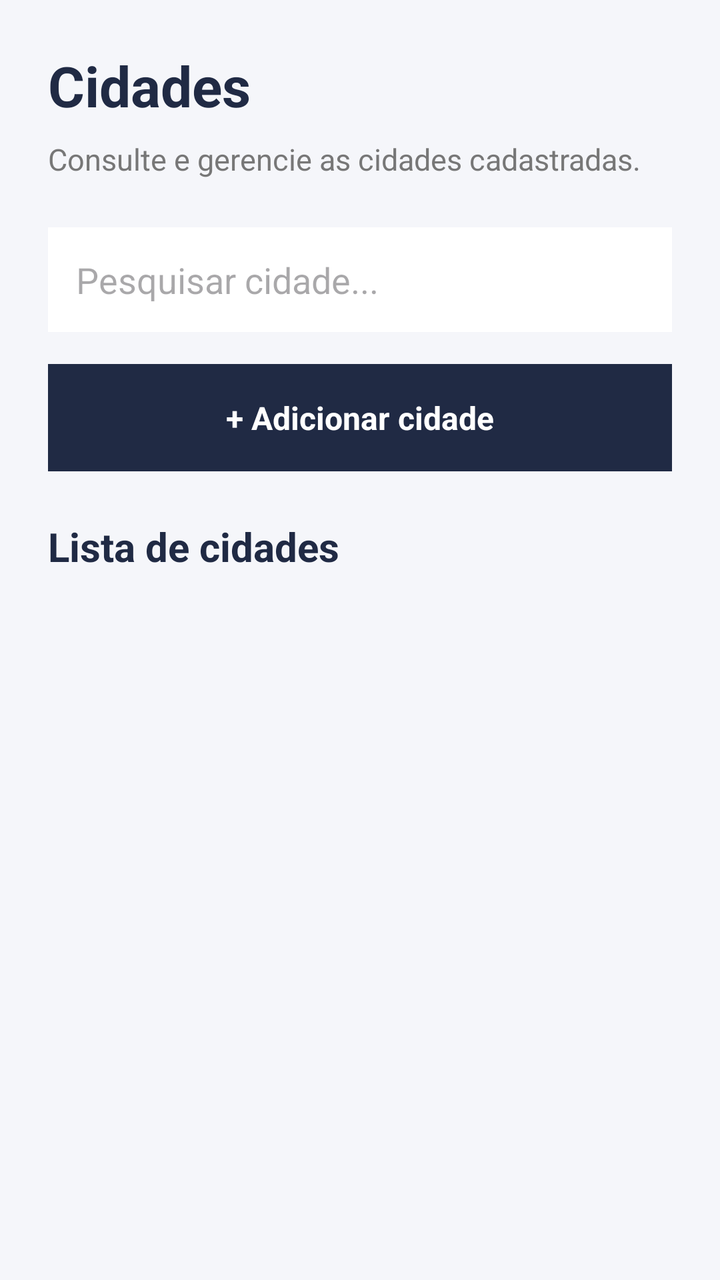
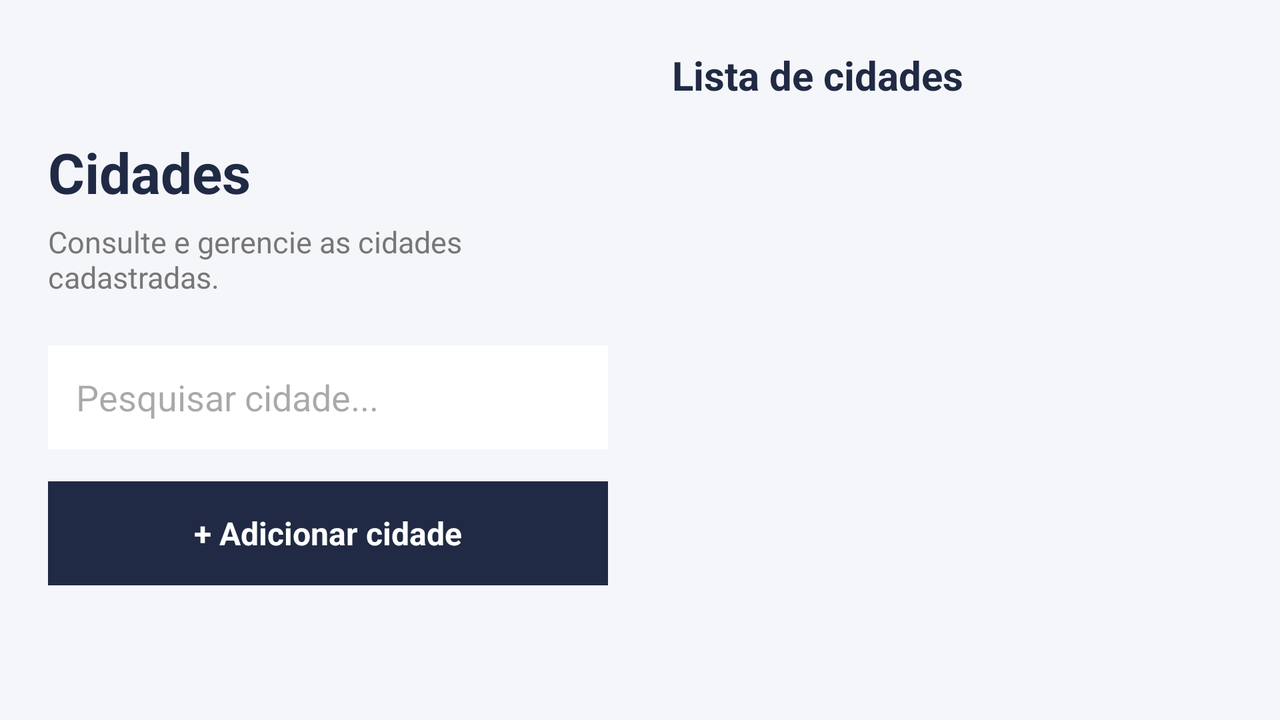

One screen, two layout resources from the same app: the default and the repository's alternative for another configuration. Each is rendered where Android would select it; the XML of both is given below.
<!-- AndroidManifest.xml: application theme Theme.Androidcarros -->
<!-- res/layout/activity_cidades.xml -->
<?xml version="1.0" encoding="utf-8"?>
<LinearLayout xmlns:android="http://schemas.android.com/apk/res/android"
    android:layout_width="match_parent"
    android:layout_height="match_parent"
    android:orientation="vertical"
    android:background="#F5F6FA"
    android:padding="24dp">

    <TextView
        android:layout_width="match_parent"
        android:layout_height="wrap_content"
        android:text="@string/titulo_cidades"
        android:textColor="#202A44"
        android:textSize="28sp"
        android:textStyle="bold" />

    <TextView
        android:layout_width="match_parent"
        android:layout_height="wrap_content"
        android:layout_marginTop="8dp"
        android:text="@string/subtitulo_cidades"
        android:textColor="#777777"
        android:textSize="15sp" />

    <EditText
        android:id="@+id/pesquisaCidade"
        android:layout_width="match_parent"
        android:layout_height="wrap_content"
        android:layout_marginTop="24dp"
        android:hint="@string/pesquisar_cidades"
        android:inputType="text"
        android:padding="14dp"
        android:background="#FFFFFF" />

    <TextView
        android:id="@+id/adicionarCidade"
        android:layout_width="match_parent"
        android:layout_height="wrap_content"
        android:layout_marginTop="16dp"
        android:background="#202A44"
        android:gravity="center"
        android:padding="16dp"
        android:text="@string/adicionar_cidade"
        android:textColor="#FFFFFF"
        android:textSize="16sp"
        android:textStyle="bold" />

    <TextView
        android:layout_width="match_parent"
        android:layout_height="wrap_content"
        android:layout_marginTop="24dp"
        android:layout_marginBottom="12dp"
        android:text="@string/lista_cidades"
        android:textColor="#202A44"
        android:textSize="20sp"
        android:textStyle="bold" />

    <ListView
        android:id="@+id/listCidades"
        android:layout_width="match_parent"
        android:layout_height="0dp"
        android:layout_weight="1"
        android:divider="@android:color/transparent"
        android:dividerHeight="8dp" />

    <TextView
        android:id="@+id/textoVazio"
        android:layout_width="match_parent"
        android:layout_height="120dp"
        android:background="#FFFFFF"
        android:gravity="center"
        android:padding="16dp"
        android:text="@string/nenhuma_cidade"
        android:textColor="#777777"
        android:textSize="15sp"
        android:visibility="gone" />

</LinearLayout>
<!-- resources referenced by this layout -->
<resources>
  <string name="adicionar_cidade">+ Adicionar cidade</string>
  <string name="lista_cidades">Lista de cidades</string>
  <string name="nenhuma_cidade">As cidades cadastradas aparecerão aqui.</string>
  <string name="pesquisar_cidades">Pesquisar cidade...</string>
  <string name="subtitulo_cidades">Consulte e gerencie as cidades cadastradas.</string>
  <string name="titulo_cidades">Cidades</string>
  <style name="Theme.Androidcarros" parent="Base.Theme.Androidcarros" />
  <style name="Base.Theme.Androidcarros" parent="Theme.Material3.DayNight.NoActionBar">
          
          
      </style>
</resources>
<!-- res/layout-land/activity_cidades.xml (the repository's variant of the layout above) -->
<!-- drawn on the phone turned sideways -->
<?xml version="1.0" encoding="utf-8"?>
<LinearLayout xmlns:android="http://schemas.android.com/apk/res/android"
    android:layout_width="match_parent"
    android:layout_height="match_parent"
    android:orientation="horizontal"
    android:background="#F5F6FA"
    android:padding="24dp">

    <LinearLayout
        android:layout_width="0dp"
        android:layout_height="match_parent"
        android:layout_weight="1"
        android:orientation="vertical"
        android:gravity="center_vertical"
        android:paddingEnd="16dp">

        <TextView
            android:layout_width="match_parent"
            android:layout_height="wrap_content"
            android:text="@string/titulo_cidades"
            android:textColor="#202A44"
            android:textSize="28sp"
            android:textStyle="bold" />

        <TextView
            android:layout_width="match_parent"
            android:layout_height="wrap_content"
            android:text="@string/subtitulo_cidades"
            android:textColor="#777777"
            android:textSize="15sp"
            android:layout_marginTop="6dp" />

        <EditText
            android:id="@+id/pesquisaCidade"
            android:layout_width="match_parent"
            android:layout_height="52dp"
            android:layout_marginTop="24dp"
            android:background="#FFFFFF"
            android:hint="@string/pesquisar_cidades"
            android:inputType="text"
            android:padding="14dp" />

        <TextView
            android:id="@+id/adicionarCidade"
            android:layout_width="match_parent"
            android:layout_height="52dp"
            android:layout_marginTop="16dp"
            android:background="#202A44"
            android:gravity="center"
            android:text="@string/adicionar_cidade"
            android:textColor="#FFFFFF"
            android:textSize="16sp"
            android:textStyle="bold" />

    </LinearLayout>

    <LinearLayout
        android:layout_width="0dp"
        android:layout_height="match_parent"
        android:layout_weight="1"
        android:orientation="vertical"
        android:paddingStart="16dp">

        <TextView
            android:layout_width="match_parent"
            android:layout_height="wrap_content"
            android:text="@string/lista_cidades"
            android:textColor="#202A44"
            android:textSize="20sp"
            android:textStyle="bold"
            android:layout_marginBottom="12dp" />

        <ListView
            android:id="@+id/listCidades"
            android:layout_width="match_parent"
            android:layout_height="0dp"
            android:layout_weight="1"
            android:divider="@android:color/transparent"
            android:dividerHeight="8dp" />

        <TextView
            android:id="@+id/textoVazio"
            android:layout_width="match_parent"
            android:layout_height="120dp"
            android:background="#FFFFFF"
            android:gravity="center"
            android:padding="16dp"
            android:text="@string/nenhuma_cidade"
            android:textColor="#777777"
            android:textSize="15sp"
            android:visibility="gone" />

    </LinearLayout>

</LinearLayout>
